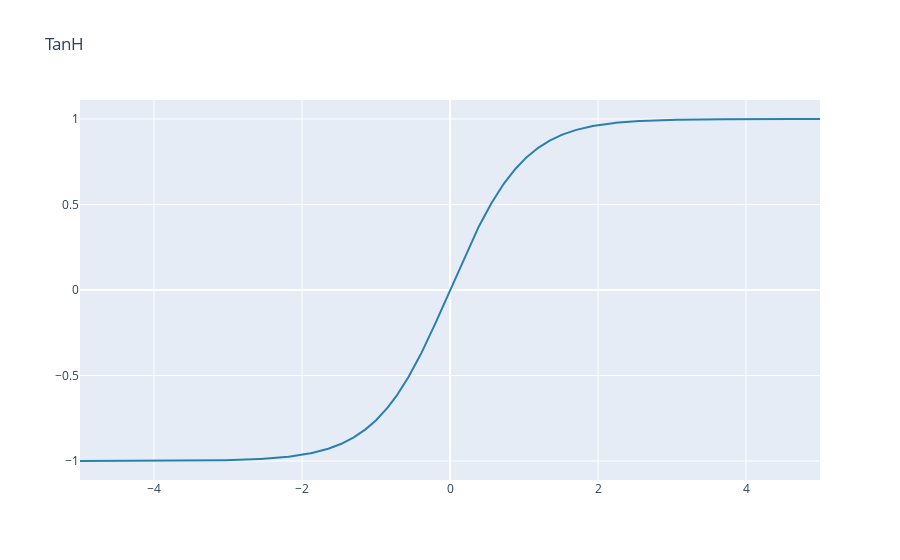

The notebook cell this image was saved under:
### Markdown cell above
### TanH / Hyperbolic Tangent
* Advantages
  * Zero centered—making it easier to model inputs that have strongly negative, neutral, and strongly positive values.
  * Otherwise like the Sigmoid function.
* Disadvantages
  * Like the Sigmoid function

### Code cell
x = np.linspace(-5, 5, num=1000)
y = np.tanh(x)
fig = go.Figure()
fig.add_trace(go.Scatter(x=x, y=y,
                         mode = "lines",
                         marker=dict(
        color=color_chart[4])))
fig.update_layout(title="TanH")
# fig.show("svg")
fig.show()

### Figure 1 — Plotly figure (JSON) as saved in the notebook; plotly's stock layout.template omitted (floating-point values rounded to 4 significant figures; data arrays with more than 128 entries replaced by an {"elided": "..."} marker saying what was removed)
{"data": [{"marker": {"color": "#2A7FAF"}, "mode": "lines", "type": "scatter", "x": {"elided": "1000 float values"}, "y": {"elided": "1000 float values"}}], "layout": {"title": {"text": "TanH"}}}
